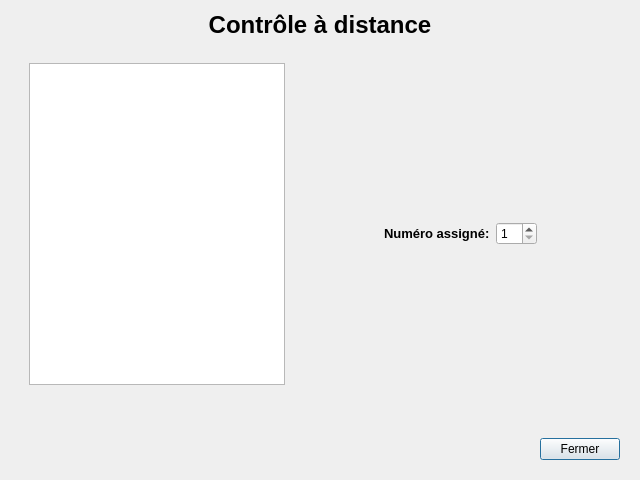
<?xml version="1.0" encoding="UTF-8"?>
<ui version="4.0">
 <class>FenetreControleDistance</class>
 <widget class="QDialog" name="FenetreControleDistance">
  <property name="geometry">
   <rect>
    <x>0</x>
    <y>0</y>
    <width>640</width>
    <height>480</height>
   </rect>
  </property>
  <property name="windowTitle">
   <string>Contrôle à distance</string>
  </property>
  <layout class="QVBoxLayout" name="verticalLayout_3">
   <item>
    <widget class="QLabel" name="labelTitre">
     <property name="text">
      <string>&lt;!DOCTYPE HTML PUBLIC &quot;-//W3C//DTD HTML 4.0//EN&quot; &quot;http://www.w3.org/TR/REC-html40/strict.dtd&quot;&gt;
&lt;html&gt;&lt;head&gt;&lt;meta name=&quot;qrichtext&quot; content=&quot;1&quot; /&gt;&lt;style type=&quot;text/css&quot;&gt;
p, li { white-space: pre-wrap; }
&lt;/style&gt;&lt;/head&gt;&lt;body style=&quot; font-family:'Droid Sans'; font-size:10pt; font-weight:400; font-style:normal;&quot;&gt;
&lt;p style=&quot; margin-top:0px; margin-bottom:0px; margin-left:0px; margin-right:0px; -qt-block-indent:0; text-indent:0px;&quot;&gt;&lt;span style=&quot; font-size:18pt; font-weight:600;&quot;&gt;Contrôle à distance&lt;/span&gt;&lt;/p&gt;&lt;/body&gt;&lt;/html&gt;</string>
     </property>
     <property name="alignment">
      <set>Qt::AlignCenter</set>
     </property>
    </widget>
   </item>
   <item>
    <widget class="QWidget" name="conteneurCentre" native="true">
     <layout class="QHBoxLayout" name="horizontalLayout_3">
      <item>
       <widget class="QWidget" name="conteneurGauche" native="true">
        <layout class="QVBoxLayout" name="verticalLayout">
         <item>
          <widget class="QListWidget" name="listWidget"/>
         </item>
         <item>
          <widget class="QLabel" name="labelNumeroActuel">
           <property name="text">
            <string/>
           </property>
          </widget>
         </item>
        </layout>
       </widget>
      </item>
      <item>
       <spacer name="horizontalSpacer_3">
        <property name="orientation">
         <enum>Qt::Horizontal</enum>
        </property>
        <property name="sizeHint" stdset="0">
         <size>
          <width>40</width>
          <height>20</height>
         </size>
        </property>
       </spacer>
      </item>
      <item>
       <widget class="QWidget" name="conteneurDroite" native="true">
        <layout class="QVBoxLayout" name="verticalLayout_2">
         <item>
          <widget class="QWidget" name="conteneurChoix" native="true">
           <layout class="QHBoxLayout" name="horizontalLayout_2">
            <item>
             <widget class="QLabel" name="label">
              <property name="text">
               <string>&lt;!DOCTYPE HTML PUBLIC &quot;-//W3C//DTD HTML 4.0//EN&quot; &quot;http://www.w3.org/TR/REC-html40/strict.dtd&quot;&gt;
&lt;html&gt;&lt;head&gt;&lt;meta name=&quot;qrichtext&quot; content=&quot;1&quot; /&gt;&lt;style type=&quot;text/css&quot;&gt;
p, li { white-space: pre-wrap; }
&lt;/style&gt;&lt;/head&gt;&lt;body style=&quot; font-family:'Droid Sans'; font-size:10pt; font-weight:400; font-style:normal;&quot;&gt;
&lt;p style=&quot; margin-top:0px; margin-bottom:0px; margin-left:0px; margin-right:0px; -qt-block-indent:0; text-indent:0px;&quot;&gt;&lt;span style=&quot; font-weight:600;&quot;&gt;Numéro assigné:&lt;/span&gt;&lt;/p&gt;&lt;/body&gt;&lt;/html&gt;</string>
              </property>
             </widget>
            </item>
            <item>
             <widget class="QSpinBox" name="spinBox">
              <property name="minimum">
               <number>1</number>
              </property>
             </widget>
            </item>
           </layout>
          </widget>
         </item>
        </layout>
       </widget>
      </item>
      <item>
       <spacer name="horizontalSpacer_4">
        <property name="orientation">
         <enum>Qt::Horizontal</enum>
        </property>
        <property name="sizeHint" stdset="0">
         <size>
          <width>40</width>
          <height>20</height>
         </size>
        </property>
       </spacer>
      </item>
     </layout>
    </widget>
   </item>
   <item>
    <widget class="QWidget" name="conteneurBoutonFermer" native="true">
     <layout class="QHBoxLayout" name="horizontalLayout">
      <item>
       <spacer name="horizontalSpacer">
        <property name="orientation">
         <enum>Qt::Horizontal</enum>
        </property>
        <property name="sizeHint" stdset="0">
         <size>
          <width>40</width>
          <height>20</height>
         </size>
        </property>
       </spacer>
      </item>
      <item>
       <widget class="QLabel" name="labelEtatConnexion">
        <property name="text">
         <string/>
        </property>
       </widget>
      </item>
      <item>
       <spacer name="horizontalSpacer_2">
        <property name="orientation">
         <enum>Qt::Horizontal</enum>
        </property>
        <property name="sizeHint" stdset="0">
         <size>
          <width>40</width>
          <height>20</height>
         </size>
        </property>
       </spacer>
      </item>
      <item>
       <widget class="QPushButton" name="boutonFermer">
        <property name="text">
         <string>Fermer</string>
        </property>
       </widget>
      </item>
     </layout>
    </widget>
   </item>
  </layout>
 </widget>
 <resources/>
 <connections/>
</ui>
